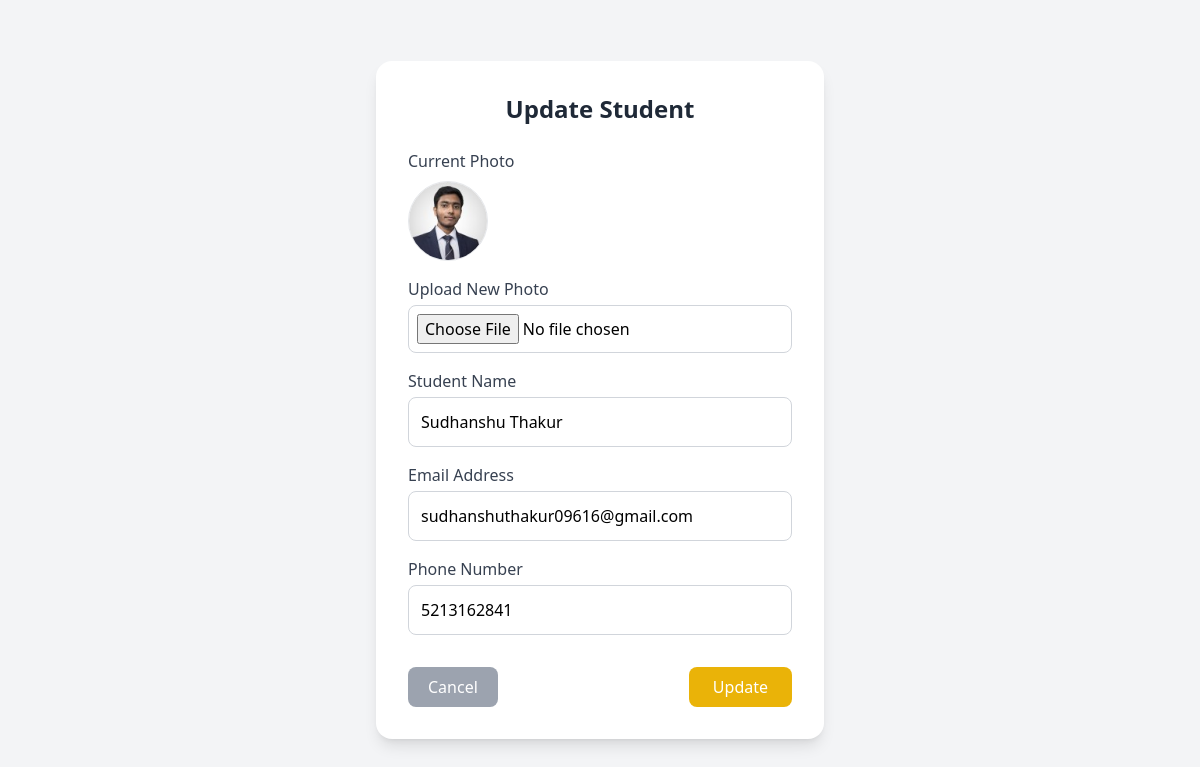
Screenshot of /student/update_student/7 with the database file from the repository.
### student/models.py (models this page shows)
class Student(models.Model):
    name=models.CharField(max_length=100)
    email=models.EmailField()
    phone_number=models.CharField(max_length=10)
    img=models.ImageField(upload_to='img/', blank=True, null=True)

### student/views.py (the view, shortened to what this page needs)
# urls.py: path("update_student/<int:student_id>",views.update_student,name='update_student')
def update_student(request,student_id):
    student=Student.objects.get(id=student_id)
    parameter={
        "student":student
    }
    return render(request,"student/update_student.html",parameter)

### templates/student/update_student.html (shortened to what this page needs)
<!DOCTYPE html>
<html lang="en">
<head>
  <script src="https://cdn.tailwindcss.com"></script>
</head>
<body class="bg-gray-100 min-h-screen flex items-center justify-center p-6">
  <div class="bg-white w-full max-w-md p-8 rounded-2xl shadow-lg">
    <h1 class="text-2xl font-bold text-gray-800 mb-6 text-center">
      Update Student
    </h1>
    <form method="POST" enctype="multipart/form-data" class="space-y-4">
      <div>
        <label class="block text-gray-700 font-medium mb-2">
          Current Photo
        </label>
        {% if student.img %}
          <img src="{{ student.img.url }}"
              class="w-20 h-20 rounded-full object-cover border mb-2">
        {% else %}
          <p class="text-gray-500 text-sm">No photo uploaded</p>
        {% endif %}
      </div>
      <div>
        <label class="block text-gray-700 font-medium mb-1">
          Upload New Photo
        </label>
        <input
          type="file"
          name="img"
          accept="image/*"
          class="w-full border border-gray-300 rounded-lg p-2 focus:outline-none focus:ring-2 focus:ring-yellow-500"
        >
      </div>
      <div>
        <label class="block text-gray-700 font-medium mb-1">
          Student Name
        </label>
        <input
          type="text"
          name="name"
          value="{{ student.name }}"
          class="w-full border border-gray-300 rounded-lg p-3 focus:outline-none focus:ring-2 focus:ring-yellow-500"
        >
      </div>
      <div>
        <label class="block text-gray-700 font-medium mb-1">
          Email Address
        </label>
        <input
          type="email"
          name="email"
          value="{{ student.email }}"
          class="w-full border border-gray-300 rounded-lg p-3 focus:outline-none focus:ring-2 focus:ring-yellow-500"
        >
      </div>
      <div>
        <label class="block text-gray-700 font-medium mb-1">
          Phone Number
        </label>
        <input
          type="tel"
          name="phone_number"
          value="{{ student.phone_number }}"
          class="w-full border border-gray-300 rounded-lg p-3 focus:outline-none focus:ring-2 focus:ring-yellow-500"
        >
      </div>
      <div class="flex justify-between pt-4">
        <a href="index.html"
           class="bg-gray-400 text-white px-5 py-2 rounded-lg hover:bg-gray-500 transition">
          Cancel
        </a>
        <button
          type="submit"
          class="bg-yellow-500 text-white px-6 py-2 rounded-lg hover:bg-yellow-600 transition">
          Update
        </button>
      </div>
    </form>
  </div>
</body>
</html>

### rows the page displays
Student: img (picture), name "Sudhanshu Thakur", email "sudhanshuthakur09616@gmail.com", phone_number "5213162841"
